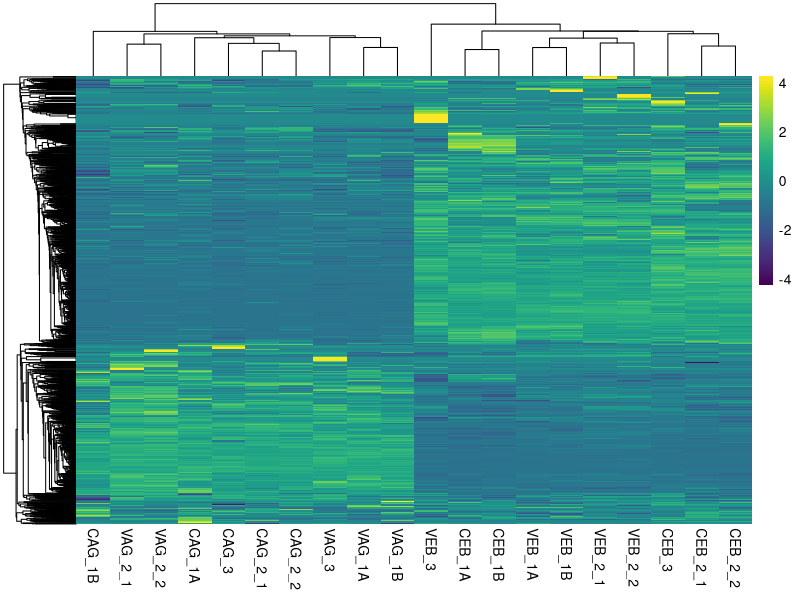

Here is the R script that generated this plot: (Note: this script raises an error after producing the figure.)
# load packages

library(tidyverse)
library(pheatmap)

library(ggrepel)
library(VennDiagram)
library(viridis)

library(edgeR)


RdBu_pal2 <- c(RColorBrewer::brewer.pal(3, "RdBu"))[-2]

# Load DATA -----------------------------------------------------------
MQ.wide <- read.csv("data/MaxQuant_proteingroups.csv")

# list of Sfps and corresponding IDs
dmon_Sfps <- read.csv("data/DmonSfps.csv")

# % Proteins without Dvir ortholog

MQ.wide %>% dplyr::select(FBgn) %>% 
  na.omit() %>% 
  nrow/MQ.wide %>% 
  dplyr::select(PROTEIN) %>% 
  na.omit() %>% nrow * 100


# Subset data - protein must be IDd by 2+ unique peptides
MQ.ion <- MQ.wide %>% 
  select(PROTEIN, FBgn, FBgn_mel, SYMBOL, Sec, Unique.peptides, starts_with("LFQ.intensity.")) %>% 
  filter(Unique.peptides >=2) %>% 
  select(-Unique.peptides)

#remove LFQ.intensity from colnames
colnames(MQ.ion) <- gsub(pattern = "LFQ.intensity.", replacement = "", x = colnames(MQ.ion))


# percent proteins found after filtering
nrow(MQ.ion)/nrow(MQ.wide) * 100


# Number of secretome/Sfps/other proteins
MQ.ion %>% 
  group_by(Sec) %>% summarise(n_distinct(PROTEIN))


# heatmap of all proteins
pheatmap(MQ.ion[, -c(1:5)], 
         scale = "row", # scale by protein
         show_colnames = T, 
         show_rownames = F, 
         color = viridis::viridis(n = 100),
         clustering_distance_cols = "euclidean", 
         clustering_method = "average") 



# Find unique proteins in each tissue/population

long.dat <- MQ.ion %>% 
  reshape2::melt(id.vars = c("PROTEIN", "FBgn", "Sec", "SYMBOL", "FBgn_mel")) %>% 
  filter(value > 0) %>% 
  mutate(pop = factor(substr(variable, 1, 1)), # Population = Colorado or Vancouver
         tissue = factor(substr(variable, 2, 3)), # Tissue = AG accessory gland
         p_t = factor(paste0(pop, tissue)), # Pop + Tissue
         BIO = factor(paste0(pop, str_extract(variable, "[0-9]+"))), # Biological replicate C1:C3 or V1:V3
         TEC = factor(if_else(grepl('_1A|2_1', variable), "A", 
                              if_else(grepl("_1B|2_2", variable), "B", 
                                      "C")))) # Technical replicate


# Table S1 ----------------------------------------------------------------
# n proteins IDd in X/5 replicates
cbind(long.dat %>% 
        filter(tissue == 'AG') %>% 
        count(pop, PROTEIN) %>% 
        count(pop, n) %>% 
        mutate(tissue = 'AG') %>% 
        pivot_wider(names_from = c(pop, tissue), 
                    values_from = nn),
      long.dat %>% 
        filter(tissue == 'EB') %>% 
        count(pop, PROTEIN) %>% 
        count(pop, n) %>% 
        mutate(tissue = 'EB') %>% 
        pivot_wider(names_from = c(pop, tissue), 
                    values_from = nn) %>% 
        select(-n))




# Figure S4 ---------------------------------------------------------------

# Overlap of proteins ID'd with known SFPs

# Proteins unique to each tissue
split.tiss <- split(long.dat$PROTEIN, long.dat$tissue, drop = T)

n_distinct(split.tiss[[1]]) # Accessory gland proteins
n_distinct(split.tiss[[2]]) # Ejacylatory bulb proteins

intersect(split.tiss[[1]], split.tiss[[2]]) %>% length/nrow(MQ.ion) * 100

setdiff(split.tiss[[1]], split.tiss[[2]]) %>% length/ nrow(MQ.ion) * 100
setdiff(split.tiss[[2]], split.tiss[[1]]) %>% length/ nrow(MQ.ion) * 100


# venn.diagram(x = list(split.tiss[[1]],
#                       split.tiss[[2]],
#                       MQ.ion %>% 
#                         filter(Sec == 'Sfp', !duplicated(PROTEIN)) %>% 
#                         pull(PROTEIN)),
#              category.names = c("Accessory gland\nproteome", "Ejaculatory bulb\nproteome", "Sfps"),
#              filename = "figs/raw/Fig_S4a.tiff",
#              compression = "lzw", output = TRUE, imagetype = "tiff",
#              height = 1700, euler.d = TRUE, width = 1700, resolution = 600,
#              lty = 'solid',
#              fill = c('turquoise', 'orange', 'red'),
#              cat.cex = 0.6, cex = .8,
#              cat.pos = c(-150, 150, 0),
#              cat.dist = c(0.05, 0.05, -0.05),
#              fontfamily = "sans", cat.fontface = "bold",
#              cat.default.pos = "outer", cat.fontfamily = "sans")


# Split proteins found in each population
split.pop <- split(long.dat$PROTEIN, long.dat$pop, drop = T)

n_distinct(split.pop[[1]]) # Colorado proteins
n_distinct(split.pop[[2]]) # Vancouver proteins

# percent proteins identified in both populations
intersect(split.pop[[1]], split.pop[[2]]) %>% length/nrow(MQ.ion) * 100

# percent proteins only identified in each population
setdiff(split.pop[[1]], split.pop[[2]]) %>% length/ nrow(MQ.ion) * 100
setdiff(split.pop[[2]], split.pop[[1]]) %>% length/ nrow(MQ.ion) * 100

# venn.diagram(x = list(split.pop[[1]],
#                       split.pop[[2]]),
#              category.names = c("Colorado", "Vancouver"),
#              filename = paste0("figs/raw/Fig_S4b.tiff"),
#              compression = "lzw", output = TRUE , imagetype = "tiff",
#              height = 1700, width = 1700, resolution = 600,
#              lty = 'solid', euler.d = TRUE, fill = RdBu_pal2,
#              cat.cex = .8, cex = .8,
#              fontfamily = "sans", cat.fontface = "bold",
#              cat.default.pos = "outer", cat.fontfamily = "sans",
#              cat.pos = c(-35, 145), cat.dist = c(0.05, 0.05))



# calculate mean abundance for each protein across all replicates/tissues

mn_dat <- data.frame(PROTEIN = MQ.ion$PROTEIN, 
                     mn = rowMeans(MQ.ion %>% 
                                     select(starts_with("C"), starts_with('V')))) %>% 
  mutate(log_mn = log2(mn + 1), # add log2 value
         tissue = factor(
           if_else(PROTEIN %in% unique(split.tiss[[1]]) == TRUE & PROTEIN %in% unique(split.tiss[[2]]) == FALSE, "AG", 
                   if_else(PROTEIN %in% unique(split.tiss[[2]]) == TRUE & PROTEIN %in% unique(split.tiss[[1]]) == FALSE, "EB", 
                           "Shared"))),
         pop.sp = factor(
           if_else(PROTEIN %in% unique(split.pop[[2]]) == FALSE, "Colorado",
                   if_else(PROTEIN %in% unique(split.pop[[1]]) == FALSE, "Vancouver", "Shared"))),
         tissue = relevel(tissue, ref = 'Shared'),
         pop.sp = relevel(pop.sp, ref = 'Shared'))


# log2 ion intensity for proteins shared/unique to tissue
ggplot(mn_dat, aes(x = tissue, y = log_mn, fill = tissue)) +
  geom_boxplot() +
  scale_fill_manual(values = c('grey', 'turquoise', 'orange')) +
  scale_x_discrete(labels = c("Shared", "Accessory glands", "Ejaculatory bulbs")) +
  labs(y = 'log2(mean ion intensity)') +
  theme_bw() +
  theme(legend.position = 'none',
        legend.title = element_blank(),       
        legend.background = element_blank(), 
        legend.spacing.x = unit(0.25, 'cm'),
        axis.title.x = element_blank(),
        strip.text = element_text(face = "bold", size = 15),
        strip.background = element_rect(fill = "grey"),
        plot.title = element_text(hjust = 0.5),
        plot.background = element_rect(colour = NA)) +
  geom_text(data = mn_dat2 %>% 
              group_by(tissue) %>% 
              summarise(N = n()),
            aes(y = 12, label = paste0("n = ", N)), 
            size = 5, colour = "black") 

# stats
mn_dat %>% 
  na.omit() %>% 
  group_by(tissue) %>% 
  summarise(mn_intensity = mean(mn),
            log2_intensity = mean(log_mn)) %>% 
  mutate(fc = mn_intensity[tissue == 'Shared']/mn_intensity,
         lfc = log2_intensity[tissue == 'Shared']/log2_intensity)


# log2 ion intensity for proteins shared/unique to population
ggplot(mn_dat, aes(x = pop.sp, y = log_mn, fill = pop.sp)) +
  geom_boxplot() +
  scale_fill_manual(values = c('grey', RdBu_pal2)) +
  labs(y = 'log2(mean ion intensity)') +
  theme_bw() +
  theme(legend.position = 'none',
        legend.title = element_blank(),       
        legend.background = element_blank(), 
        legend.spacing.x = unit(0.25, 'cm'),
        axis.title.x = element_blank(),
        strip.text = element_text(face = "bold", size = 15),
        strip.background = element_rect(fill = "grey"),
        plot.title = element_text(hjust = 0.5),
        plot.background = element_rect(colour = NA)) +
  geom_text(data = mn_dat2 %>% 
              group_by(pop.sp) %>% 
              summarise(N = n()),
            aes(y = 12, label = paste0("n = ", N)), 
            size = 5, colour = "black") 

# stats
mn_dat %>% 
  na.omit() %>% 
  group_by(pop.sp) %>% 
  summarise(mn_intensity = mean(mn),
            log2_intensity = mean(log_mn)) %>% 
  mutate(fc = mn_intensity[pop.sp == 'Shared']/mn_intensity,
         lfc = log2_intensity[pop.sp == 'Shared']/log2_intensity)


# Figure 1. MDS plot ---------------------------------------------------------------

pr_dat <- as.matrix(MQ.ion[, -c(1:5)])
rownames(pr_dat) <- MQ.ion$PROTEIN

pop <- factor(rep(c("C", "V"), each = 10))

# create DGElist
pr_dat2 <- DGEList(na.omit(pr_dat), group = pop)
dim(pr_dat2)

# run the TMM normalization
pr_dat2 <- calcNormFactors(pr_dat2)

# estiamte common dispersion
pr_dat2 <- estimateDisp(pr_dat2)

mdsObj <- plotMDS(pr_dat2, plot = F, dim.plot = c(1,3))$cmdscale.out
mdsObj <- as.data.frame(as.matrix(mdsObj))
mdsObj$replicate <- rownames(mdsObj)
colnames(mdsObj) = c("dim1", "dim2", "dim3", "replicate")

mdsObj %>% 
  mutate(pop = substr(replicate, 1, 1),
         tissue = substr(replicate, 2, 3)) %>% 
  mutate(pop = gsub("C", "Colorado", x = pop),
         pop = gsub("V", "Vancouver", x = pop),
         tissue = gsub("AG", "AcgP", x = tissue),
         tissue = gsub("EB", "EbP", x = tissue),
         condition = paste(pop, tissue, sep = "_")) %>% 
  ggplot(aes(x = dim1, y = dim2, colour = condition)) +
  geom_point(size = 5, alpha = .7) +
  labs( x = "Dimension 1", y = "Dimension 2") +
  scale_colour_brewer(palette = "RdBu") +
  theme_bw() +
  theme(legend.position = c(0.9, .9), 
        legend.title = element_blank(), 
        legend.text = element_text(size = 12),
        legend.background = element_blank(),
        axis.text = element_text(size = 10), 
        axis.title = element_text(size = 12)) +
  NULL



# Differential abundance analysis between populations -----------------------------------------

# Grouping variables
pop <- factor(rep(c("C", "V"), each = 5))
batch <- factor(c(1, 1, 2, 2, 3, 1, 1, 2, 2, 3))
samp <- factor(paste0(pop, batch))

# model matrix to test differences between populations with replicate (batch) effect
mod1 <- model.matrix(~0 + pop + batch)

# Split data by tissue

# Accessory glands only
MQ.ags <- MQ.ion[, c(1:5, grep(pattern = ".AG_.*", x = colnames(MQ.ion)))]

# keep only proteins found in all 5 replicates
MQ.ags2 <- MQ.ags[apply(MQ.ags[, 6:15]!=0, 1, all), ]

# make matrix for DGE list
AG_dat2 <- as.matrix(MQ.ags2[, -c(1:5)])
rownames(AG_dat2) <- MQ.ags2$PROTEIN

# make DGElist
acgs_dat <- DGEList(AG_dat2, group = pop)
dim(acgs_dat)

# run the TMM normalization
acgs_dat2 <- calcNormFactors(acgs_dat)

# estimate dispersion
acgs_dat2 <- estimateDisp(acgs_dat2)

# transform data for linear modelling
acgs_dat3 <- voom(acgs_dat2, mod1, plot = FALSE)

# Duplicate correlations - see 'https://support.bioconductor.org/p/77093/'
acgs_corfit <- duplicateCorrelation(acgs_dat3, mod1, block = samp)

# fit the linear models
acgs_fit <- lmFit(acgs_dat3, mod1, correlation = acgs_corfit$consensus)

# Make contrasts
acgs_contr <- makeContrasts(popC - popV, levels = colnames(coef(acgs_fit)))
tmp_acgs <- contrasts.fit(acgs_fit, acgs_contr)

# Compute empirical bayes stats
tmp_acgs <- eBayes(tmp_acgs)

# Diagnostic plots
par(mfrow=c(2,2))
# Biological coefficient of variation
plotBCV(acgs_dat2, main = "Dispersion trends")
# mean-variance trend
virginoom = voom(acgs_dat, mod1, plot = TRUE)
# QQ-plot
qqt(tmp_acgs$t,df=tmp_acgs$df.prior+tmp_acgs$df.residual,pch=16,cex=0.2)
abline(0,1)
# log2 transformed and normalize boxplot of counts across samples
boxplot(virginoom$E, xlab="", ylab="Log2 counts per million",las=2,main="Voom transformed logCPM")
abline(h=median(virginoom$E),col="blue")
par(mfrow=c(1,1))


# Results table
acg_results <- topTable(tmp_acgs, sort.by = "P", n = Inf)
acg_results$id <- rownames(acg_results)

acg_results2 <- left_join(acg_results %>% 
                            select(-AveExpr, -t, -P.Value, -B) %>% 
                            mutate(ID = rownames(acg_results)),
                          MQ.ags2 %>% 
                            select(PROTEIN, FBgn, FBgn_mel, Sec, SYMBOL),
                          by = c("ID" = "PROTEIN")) %>% 
  left_join(dmon_Sfps %>% select(PROTEIN, Gene.symbol),
            by = c("ID" = "PROTEIN")) %>%  
  mutate(threshold = factor(if_else(adj.P.Val < 0.05, "SD", "NS")),
         Acp = factor(if_else(is.na(Gene.symbol) == TRUE, "N", "Acp")),
         ID = factor(ID),
         Sec = factor(Sec))

acg_results2$Sec <- as.character(acg_results2$Sec)
acg_results2$Sec[is.na(acg_results2$Sec)] <- "All"

# Volcano plot
acg_results2 %>% 
  ggplot(aes(x = logFC, y = -log10(adj.P.Val), colour = Sec)) +
  geom_point(alpha = .7) +
  scale_colour_manual(values = c("black", "blueviolet", "hotpink")) +
  labs(x = 'logFC', y = expression(-log[10](P))) +
  theme_bw() +
  theme(legend.position = "none",
        legend.title = element_blank(),
        plot.background = element_rect(colour = NA)) +  
  annotate("text", x = 1.9, y = 0, size = 5, hjust = 0.5,
           label = "Colorado", colour = 'grey60') +  
  annotate("text", x = -2.5, y = 0, size = 5, hjust = 0.5,
           label = "Vancouver", colour = 'grey60') +
  geom_label_repel(
    data = acg_results2 %>% filter(threshold == 'SD' & Acp == "Acp"),
    aes(label = Gene.symbol),
    size = 4,
    colour = 'black',
    box.padding = unit(0.35, "lines"),
    point.padding = unit(0.3, "lines")
  )


# heatmap of differentially abundant proteins
daa <- acg_results2 %>% 
  filter(threshold == 'SD') %>% 
  pull(id)

pheatmap(MQ.ags2 %>%
           filter(PROTEIN %in% daa) %>%
           select(-c(1:5)) %>% log2(),
         scale = "row", # scale by protein
         show_colnames = T,
         show_rownames = F,
         color = viridis::viridis(n = 150),
         border_color = NA,
         clustering_distance_cols = "euclidean",
         clustering_method = "average")




# Ejaculatory bulbs only
MQ.ebs <- MQ.ion[, c(1:5, grep(pattern = ".EB_.*", x = colnames(MQ.ion)))]

# keep only those found in all 5 replicates
MQ.ebs2 <- MQ.ebs[apply(MQ.ebs[, 6:15]!=0, 1, all), ]

# Make DGElist
EB_dat <- as.matrix(MQ.ebs2[, -c(1:5)])
rownames(EB_dat) <- MQ.ebs2$PROTEIN

dEB <- DGEList(EB_dat, group = pop)

# run the TMM normalization
dEB1 <- calcNormFactors(dEB)

dEB1 <- estimateDisp(dEB1)

yEB <- voom(dEB1, mod1, plot = FALSE)

corfitEB <- duplicateCorrelation(yEB, mod1, block = samp)

fitEB <- lmFit(yEB, mod1, correlation = corfitEB$consensus)

contrEB <- makeContrasts(popC - popV, levels = colnames(coef(fitEB)))

tmpEB <- contrasts.fit(fitEB, contrEB)

tmpEB <- eBayes(tmpEB)


# Diagnostic plots
par(mfrow=c(2,2))
# Biological coefficient of variation
plotBCV(dEB1, main = "Dispersion trends")
# mean-variance trend
virginoom = voom(dEB, mod1, plot = TRUE)
# QQ-plot
qqt(tmpEB$t,df=tmpEB$df.prior+tmpEB$df.residual,pch=16,cex=0.2)
abline(0,1)
# log2 transformed and normalize boxplot of counts across samples
boxplot(virginoom$E, xlab="", ylab="Log2 counts per million",las=2,main="Voom transformed logCPM")
abline(h=median(virginoom$E),col="blue")
par(mfrow=c(1,1))


# results table
top.tableEB <- topTable(tmpEB, sort.by = "P", n = Inf)
top.tableEB$id <- rownames(top.tableEB)

ddatEB <- left_join(top.tableEB %>% 
                      select(-AveExpr, -t, -P.Value, -B) %>% 
                      mutate(ID = rownames(top.tableEB)),
                    MQ.ebs2 %>% 
                      select(PROTEIN, FBgn, FBgn_mel, Sec),
                    by = c("ID" = "PROTEIN")) %>% 
  left_join(dmon_Sfps %>% select(PROTEIN, Gene.symbol),
            by = c("ID" = "PROTEIN")) %>%  
  mutate(threshold = factor(if_else(adj.P.Val < 0.05, "SD", "NS")),
         Acp = factor(if_else(is.na(Gene.symbol) == TRUE, "N", "Acp")),
         ID = factor(ID),
         Sec = factor(Sec))

ddatEB$Sec <- as.character(ddatEB$Sec)
ddatEB$Sec[is.na(ddatEB$Sec)] <- "All"

# Volcano plot
ddatEB %>% 
  ggplot(aes(x = logFC, y = -log10(adj.P.Val), colour = Sec)) +
  geom_point(alpha = .7) +
  scale_colour_manual(values = c("black", "blueviolet", "hotpink")) +
  labs(x = 'logFC', y = expression(-log[10](P))) +
  theme_bw() +
  theme(legend.position = "none",
        legend.title = element_blank(),
        axis.title.y = element_blank(),
        plot.background = element_rect(colour = NA)) +
  annotate("text", x = 2, y = 7, size = 5, hjust = 1,
           label = "n = 929") +
  annotate("text", x = 2, y = 0, size = 5, hjust = 0.5,
           label = "Colorado", colour = 'grey60') +  
  annotate("text", x = -2.75, y = 0, size = 5, hjust = 0.5,
           label = "Vancouver", colour = 'grey60') +
  geom_label_repel(
    data = ddatEB %>% filter(threshold == 'SD' & Acp == "Acp"),
    aes(label = Gene.symbol),
    size = 4,
    colour = 'black',
    box.padding = unit(0.35, "lines"),
    point.padding = unit(0.3, "lines")
  )


# heatmap for differentially abundant proteins
dae <- ddatEB %>% 
  filter(threshold == 'SD') %>% 
  pull(id)

pheatmap(MQ.ebs2 %>% 
           filter(PROTEIN %in% dae) %>% 
           select(-c(1:5)) %>% 
           log2(), 
         scale = "row", # scale by protein
         show_colnames = T, 
         show_rownames = F, 
         color = viridis::viridis(n = 100),
         border_color = NA,
         clustering_distance_cols = "euclidean", 
         clustering_method = "average") 



# Figure 2. Combined Volcano plots ----------------------------------------

rbind(ddat2 %>% 
        select(logFC, adj.P.Val, ID, Gene.symbol, Sec, threshold) %>% 
        mutate(Tissue = "a) Accessory gland proteome"), 
      ddatEB %>% 
        select(logFC, adj.P.Val, ID, Gene.symbol, Sec, threshold) %>% 
        mutate(Tissue = "b) Ejaculatory bulb proteome")) %>% 
  ggplot(aes(x = logFC, y = -log10(adj.P.Val), colour = Sec)) +
  geom_hline(yintercept = -log10(0.05), lty = 2, colour = 'grey') +
  geom_point(alpha = .7) +
  scale_colour_manual(values = c("black", "blueviolet", "hotpink")) +
  labs(x = 'logFC', y = expression(-log[10](P))) +
  facet_wrap(~ Tissue) +
  theme_bw() +
  theme(legend.position = "none",
        legend.title = element_blank(),
        strip.text = element_text(face = "bold", size = 15),
        plot.background = element_rect(colour = NA)) +
  annotate("text", x = 2, y = 0, size = 5, hjust = 0.5,
           label = "Colorado", colour = 'grey60') +  
  annotate("text", x = -2.75, y = 0, size = 5, hjust = 0.5,
           label = "Vancouver", colour = 'grey60') +
  geom_label_repel(
    data = rbind(ddat2 %>% 
                   select(logFC, adj.P.Val, ID, Gene.symbol, Acp, Sec, threshold) %>% 
                   mutate(Tissue = "a) Accessory gland proteome") %>% 
                   filter(threshold == 'SD' & Acp == "Acp"), 
                 ddatEB %>% 
                   select(logFC, adj.P.Val, ID, Gene.symbol, Acp, Sec, threshold) %>% 
                   mutate(Tissue = "b) Ejaculatory bulb proteome") %>% 
                   filter(threshold == 'SD' & Acp == "Acp")),
    aes(label = Gene.symbol),
    size = 4,
    colour = 'black',
    box.padding = unit(0.35, "lines"),
    point.padding = unit(0.3, "lines")
  )


# Representation of secreted proteins in DA proteins -------

# Accessory gland proteome
table(ddat2$Sec, ddat2$threshold)

chisq.test(table(ddat2$Sec, ddat2$threshold))

# Ejaculatory bulb proteome

table(ddatEB$Sec, ddatEB$threshold)

chisq.test(table(ddatEB$Sec, ddatEB$threshold))


# Figure S5 ---------------------------------------------------------------
rep_dat <- rbind(ddat2 %>% 
                   select(id, Sec, threshold) %>% 
                   mutate(Tissue = "a) Accessory gland proteome"), 
                 ddatEB %>% 
                   select(id, Sec, threshold) %>% 
                   mutate(Tissue = "b) Ejaculatory bulb proteome")) %>% 
  mutate(threshold = fct_relevel(threshold, "SD", "NS")) %>% 
  mutate(Sec = fct_recode(Sec, "Secretome" = "Sec"))

rep_dat %>%
  ggplot(aes(x = Sec, fill = threshold)) +
  geom_bar(position = 'fill') +
  scale_fill_brewer(palette = "Set1", labels = c("Differentially abundant", "Not significant")) +
  facet_wrap(~Tissue) +
  theme_bw() +
  theme(legend.position = 'top',
        legend.title = element_blank(),
        legend.text = element_text(size = 15),
        axis.text.x = element_text(size = 15),
        axis.title.x = element_blank(),
        axis.title.y = element_blank(),
        strip.text = element_text(face = "bold", size = 15),
        strip.background = element_rect(fill = "grey"),
        plot.background = element_rect(colour = NA)) +
  geom_text(data = rep_dat %>% 
              group_by(Tissue, Sec) %>% 
              summarise(N = n()) %>% 
              mutate(threshold = 'NS'),
            aes(y = -0.05, label = paste0("N = ", N)),
            size = 5)


# Figure S6 concordant log2fold change between populations ----------------------------

concord_dat <- inner_join(top.table,
                          top.tableEB,
                          by = 'id') %>% 
  mutate(sig.x = if_else(adj.P.Val.x < 0.05, "sig", "ns"),
         sig.y = if_else(adj.P.Val.y < 0.05, "sig", "ns"),
         s.x = sign(logFC.x),
         s.y = sign(logFC.y),
         concord = if_else(s.y == s.x, "same", "diff"),
         direction = if_else(sig.x == 'sig' & sig.y == 'sig' & concord == 'same' & logFC.y > 0, 'up.col', 
                             if_else(sig.x == 'sig' & sig.y == 'sig' & concord == 'same' & logFC.y < 0, 'up.van',
                                     if_else(sig.x == 'sig' & sig.y == 'sig' & concord == 'diff', 'discord',
                                             'ns')))) %>% 
  rename(lfc_ag = logFC.x,
         lfc_eb = logFC.y)

concord_dat %>% 
  ggplot(aes(x = lfc_ag, y = lfc_eb, colour = direction)) +
  geom_hline(yintercept = 0, lty = 2, colour = 'grey') +
  geom_vline(xintercept = 0, lty = 2, colour = 'grey') +
  geom_point(alpha = .5, size = 3) +
  scale_colour_manual(values = c('black', 'grey', RdBu_pal2[1], RdBu_pal2[2])) +
  labs(x= "Accessory gland proteome logFC", y = "Ejaculatory bulb proteome logFC") +
  theme_bw() +
  theme(legend.position = 'none') +
  annotate("text", x = 1.7, y = 2, size = 5, hjust = 1, colour = 'grey60',
           label = "Up Colorado") +
  annotate("text", x = -0.4, y = -2.5, size = 5, hjust = 1, colour = 'grey60',
           label = "Up Vancouver")



# Differential abundance analysis between tissues -----------------------------------------

# Grouping variables
tissue <- factor(rep(c("AG", "EB"), each = 5))
batch <- factor(c(1, 1, 2, 2, 3, 1, 1, 2, 2, 3))
sampleID <- factor(paste0(tissue, batch))

# model 
mod2 <- model.matrix(~0 + tissue + batch)

# subset data by population

# Colorado 
MQ.Col <- MQ.ion[, c(1:5, grep(pattern = "C.*", x = colnames(MQ.ion)))] 

# keep only those found in all 5 replicates
MQ.Col2 <- MQ.Col[apply(MQ.Col[, 6:15]!=0, 1, all), ]

# Make DGElist
Col_dat <- as.matrix(MQ.Col2[, -c(1:5)])
rownames(Col_dat) <- MQ.Col2$PROTEIN

dCol <- DGEList(Col_dat, group = tissue)
dim(dCol)

# run the TMM normalization
dCol1 <- calcNormFactors(dCol)

dCol1 <- estimateDisp(dCol1)

yCol <- voom(dCol1, mod2, plot = FALSE)

corfitCol <- duplicateCorrelation(yCol, mod2, block = sampleID)

fitCol <- lmFit(yCol, mod2, correlation = corfitCol$consensus)

contrCol <- makeContrasts(tissueAG - tissueEB, levels = colnames(coef(fitCol)))

tmpCol <- contrasts.fit(fitCol, contrCol)
tmpCol <- eBayes(tmpCol)

# Diagnostic plots
par(mfrow=c(2,2))
# Biological coefficient of variation
plotBCV(dCol1, main = "Dispersion trends")
# mean-variance trend
virginoom = voom(dCol, mod2, plot = TRUE)
# QQ-plot
qqt(tmpCol$t,df=tmpCol$df.prior+tmpCol$df.residual,pch=16,cex=0.2)
abline(0,1)
# log2 transformed and normalize boxplot of counts across samples
boxplot(virginoom$E, xlab="", ylab="Log2 counts per million",las=2,main="Voom transformed logCPM")
abline(h=median(virginoom$E),col="blue")
par(mfrow=c(1,1))


# Results table
top.tableCol <- topTable(tmpCol, sort.by = "P", n = Inf)
top.tableCol$id <- rownames(top.tableCol)

ddatCOL <- left_join(top.tableCol %>% 
                       select(-AveExpr, -t, -P.Value, -B),
                     MQ.Col %>% 
                       select(PROTEIN, FBgn, FBgn_mel, Sec, SYMBOL),
                     by = c("id" = "PROTEIN")) %>% 
  left_join(dmon_Sfps %>% select(PROTEIN, Gene.symbol),
            by = c("id" = "PROTEIN")) %>%  
  mutate(threshold = factor(if_else(adj.P.Val < 0.05, "SD", "NS")),
         Acp = factor(if_else(is.na(Gene.symbol) == TRUE, "N", "Acp")),
         id = factor(id),
         Sec = factor(Sec))

ddatCOL$Sec[is.na(ddatCOL$Sec)] <- "NS"


# Volcano plot
ddatCOL %>% 
  ggplot(aes(x = logFC, y = -log10(adj.P.Val), colour = Sec)) +
  geom_hline(yintercept = -log10(0.05), lty = 2, colour = 'grey') +
  geom_point(alpha = .5) +
  labs(x = 'logFC', y = expression(-log[10](p-value))) +
  theme_bw() +
  theme(legend.title = element_blank(),
        plot.background = element_rect(colour = NA)) +
  scale_shape_manual(values = c(1, 16)) +
  geom_text_repel(
    data = ddatCOL %>% filter(threshold == 'SD' & Acp == "Acp"),
    aes(label = Gene.symbol),
    size = 3,
    box.padding = unit(0.35, "lines"),
    point.padding = unit(0.3, "lines"),
    colour = 'blue'
  )



# Vancouver
MQ.Van <- MQ.ion[, c(1:5, grep(pattern = "V.*", x = colnames(MQ.ion)))] # look at how the tech reps compare

# keep only those found in all 5 replicates
MQ.Van2 <- MQ.Van[apply(MQ.Van[, 6:15]!=0, 1, all), ]

# Make DGElist
Van_dat <- as.matrix(MQ.Van2[, -c(1:5)])
rownames(Van_dat) <- MQ.Van2$PROTEIN

dVan <- DGEList(Van_dat, group = tissue)
dim(dVan)

# run the TMM normalization
dVan1 <- calcNormFactors(dVan)
dVan1 <- estimateDisp(dVan1)

yVan <- voom(dVan1, mod2, plot = FALSE)

corfitVan <- duplicateCorrelation(yVan, mod2, block = sampleID)

fitVan <- lmFit(yVan, mod2, correlation = corfitVan$consensus)

contrVan <- makeContrasts(tissueAG - tissueEB, levels = colnames(coef(fitVan)))

tmpVan <- contrasts.fit(fitVan, contrVan)
tmpVan <- eBayes(tmpVan)

# Diagnostic plots
par(mfrow=c(2,2))
# Biological coefficient of variation
plotBCV(dVan1, main = "Dispersion trends")
# mean-variance trend
virginoom = voom(dVan, mod2, plot = TRUE)
# QQ-plot
qqt(tmpVan$t,df=tmpVan$df.prior+tmpVan$df.residual,pch=16,cex=0.2)
abline(0,1)
# log2 transformed and normalize boxplot of counts across samples
boxplot(virginoom$E, xlab="", ylab="Log2 counts per million",las=2,main="Voom transformed logCPM")
abline(h=median(virginoom$E),col="blue")
par(mfrow=c(1,1))


# Results table
top.tableVan <- topTable(tmpVan, sort.by = "P", n = Inf)
top.tableVan$id <- rownames(top.tableVan)

ddatVan <- left_join(top.tableVan %>% 
                       select(-AveExpr, -t, -P.Value, -B),
                     MQ.Col %>% 
                       select(PROTEIN, FBgn, FBgn_mel, Sec, SYMBOL),
                     by = c("id" = "PROTEIN")) %>% 
  left_join(dmon_Sfps %>% select(PROTEIN, Gene.symbol),
            by = c("id" = "PROTEIN")) %>%  
  mutate(threshold = factor(if_else(adj.P.Val < 0.05, "SD", "NS")),
         Acp = factor(if_else(is.na(Gene.symbol) == TRUE, "N", "Acp")),
         id = factor(id),
         Sec = factor(Sec))

ddatVan$Sec[is.na(ddatVan$Sec)] <- "NS"


# Volcano plot
ddatVan %>% 
  ggplot(aes(x = logFC, y = -log10(adj.P.Val), colour = Acp)) +
  geom_hline(yintercept = -log10(0.05), lty = 2, colour = 'grey') +
  geom_point(alpha = .5) +
  scale_color_manual(values = c("black", "blue")) +
  labs(x = 'logFC', y = expression(-log[10](p-value))) +
  ggtitle("Vacouver: AGs vs. EBs") + 
  theme_bw() +
  theme(legend.position = "none",
        legend.title = element_blank(),
        plot.background = element_rect(colour = NA)) +
  scale_shape_manual(values = c(1, 16)) +
  geom_text_repel(
    data = ddatVan %>% filter(threshold == 'SD' & Acp == "Acp"),
    aes(label = Gene.symbol),
    size = 3,
    box.padding = unit(0.35, "lines"),
    point.padding = unit(0.3, "lines"),
    colour = 'blue'
  )



# Overlap of differentially abundant proteins between tissues in each population
# venn.diagram(x = list(top.tableCol$id, top.tableVan$id),
#              category.names = c("Colorado", "Vancouver"),
#              filename = "figs/raw/Fig_3_inset.tiff",
#              compression = "lzw", output = TRUE , imagetype = "tiff",
#              height = 1700, width = 1700, resolution = 600,
#              lty = 'solid', euler.d = TRUE, fill = RdBu_pal2,
#              cat.cex = .8, cex = .8,
#              fontfamily = "sans", cat.fontface = "bold",
#              cat.default.pos = "outer", cat.fontfamily = "sans",
#              cat.pos = c(-35, 145), cat.dist = c(0.05, 0.05))



# rank correlation of DA proteins in each tissue shared between pops

t_dat <- inner_join(top.tableCol %>% 
                      select(logFC, adj.P.Val, id) %>% 
                      mutate(pop = "Col",
                             s = sign(logFC)), 
                    top.tableVan %>% 
                      select(logFC, adj.P.Val, id) %>% 
                      mutate(pop = "Van",
                             s = sign(logFC)),
                    by = 'id') %>% 
  mutate(concord = if_else(s.y == s.x, "same", "diff"),
         up_in = if_else(s.x > 0, "Ag", "Eb"),
         sig = if_else(adj.P.Val.x < 0.05 & adj.P.Val.y < 0.05, "sig", "not")) %>% 
  rename(Col_logFC = logFC.x,
         Van_logFC = logFC.y) 

# Numbers of proteins in each category
t_dat %>% 
  group_by(up_in, sig, concord) %>% 
  summarise(N = n())

# Correlation of log2foldchange in abundance between populations
cor.test(t_dat$Col_logFC, t_dat$Van_logFC, method = 's')

# Figure 3a
t_dat %>% 
  ggplot(aes(x = Col_logFC, y = Van_logFC)) +
  geom_hline(yintercept = 0, lty = 2, colour = 'grey') +
  geom_vline(xintercept = 0, lty = 2, colour = 'grey') +
  geom_abline(slope = 1, lty = 2) + 
  geom_point(data = t_dat %>% filter(sig == 'not'), colour = 'grey', size = 3, alpha = .5) +
  geom_point(data = t_dat %>% filter(sig == 'sig', concord != 'same'), colour = 'black', size = 3, alpha = .5) +
  geom_point(data = t_dat %>% filter(sig == 'sig', concord == 'same'), aes(fill = up_in), size = 3, pch = 21) +
  scale_colour_manual(values = c('grey', 'black')) +
  scale_fill_manual(values = c('turquoise', 'orange')) +
  labs(x = "Colorado logFC", y = "Vancouver logFC") +
  theme_bw() +
  theme(legend.position = 'none',
        legend.text = element_text(size = 20),
        legend.key.height = unit(3, "line"),
        legend.title = element_blank(),
        legend.background = element_blank(),
        axis.title = element_text(size = 20)) +
  NULL


# Venn for figure 3b.
ag_bias <- t_dat %>% 
  filter(up_in == 'Ag', sig == 'sig', concord == 'same')

eb_bias <- t_dat %>% 
  filter(up_in == 'Eb', sig == 'sig', concord == 'same')

the_rest <- t_dat %>% 
  filter(id %in% c(ag_bias$id, eb_bias$id) == FALSE)

# venn.diagram(x = list(c(ag_bias$id, the_rest$id),
#                       c(eb_bias$id, the_rest$id)),
#              category.names = c("", ""),
#              filename = "figs/raw/Fig_3b_inset.tiff",
#              compression = "lzw", output = FALSE, imagetype = "tiff",
#              height = 1700, euler.d = TRUE, scaled = TRUE, width = 1700, resolution = 600,
#              lty = 'solid',
#              fill = c('turquoise', 'orange'),
#              cex = 1, cat.cex = 0.6,
#              cat.pos = c(-150, 25), cat.dist = c(0.05, 0.05),
#              fontfamily = "sans", cat.fontface = "bold",
#              cat.default.pos = "outer", cat.fontfamily = "sans")


# Evolutionary rates analysis ---------------------------------------------

omega_vals <- read.csv("data/omega_data.csv")

# omega for all proteins we identified by LC-MS/MS
omega_vals %>% 
  filter(PROTEIN %in% MQ.ion$PROTEIN == TRUE) %>% 
  ggplot(aes(x = dN.dS)) +
  geom_histogram()


# IDs for assigning proteins for evolutionary rates analysis
up_in_AG <- t_dat %>% filter(up_in == 'Ag', sig == 'sig', concord == 'same') %>% pull(id)
up_in_EB <- t_dat %>% filter(up_in == 'Eb', sig == 'sig', concord == 'same') %>% pull(id)


omega_dat <- omega_vals %>% 
  filter(PROTEIN %in% MQ.ion$PROTEIN == TRUE) %>% 
  mutate(Tissue = factor(if_else(PROTEIN %in% MQ.ion$PROTEIN[MQ.ion$Sec == 'Sfp'] == TRUE, "Sfps", 
                                 if_else(PROTEIN %in% MQ.ion$PROTEIN[MQ.ion$Sec == 'Sec'] == TRUE, "Secretome",
                                         if_else(PROTEIN %in% up_in_AG == TRUE, "Acc. gland proteome",
                                                 if_else(PROTEIN %in% up_in_EB == TRUE, "Ejac. bulb proteome",
                                                         "Background")))))) %>% na.omit()


omega_dat$Tissue <- ordered(omega_dat$Tissue,
                            levels = c("Background", "Acc. gland proteome", 
                                       "Ejac. bulb proteome", "Secretome", 
                                       "Sfps"))

# Figure 4.
omega_dat %>% 
  group_by(Tissue) %>% 
  summarise(mn_w = mean(dN.dS),
            se_w = sd(dN.dS)/sqrt(n()),
            N = n()) %>% 
  ggplot(aes(x = Tissue, y = mn_w, fill = Tissue)) + 
  geom_errorbar(aes(ymin = mn_w - se_w, ymax = mn_w + se_w), width = .1) + 
  geom_point(pch = 21, size = 5) +
  scale_fill_manual(values = c('grey', 'turquoise', 'orange', 'blueviolet', 'hotpink')) +
  labs(y = expression(omega)) +
  theme_bw() +
  theme(legend.position = "none",
        axis.title.x = element_blank(),
        axis.text.x = element_text(size = 15, colour = 'black', angle = 30, hjust = 1),
        axis.title.y = element_text(size = 30),
        strip.text = element_text(face = "bold", size = 25),
        strip.background = element_rect(fill = "grey"),
        plot.background = element_rect(colour = NA)) + 
  geom_text(aes(y = 0.03, label = paste0("n = ", N)), 
            size = 5, colour = "black") +
  NULL

# Figure S7
omega_dat %>% 
  dplyr::select(PROTEIN, Tissue, dN, dS) %>% 
  reshape2::melt() %>% 
  ggplot(aes(x = Tissue, y = value, colour = Tissue)) + 
  geom_boxplot() + 
  scale_colour_manual(values = c('grey', 'turquoise', 'orange', 'blueviolet', 'hotpink')) +
  facet_wrap(~variable, scales = 'free_y') +
  theme_bw() +
  theme(legend.position = "none",
        axis.title.x = element_blank(),
        axis.text.x = element_text(size = 15, colour = 'black', angle = 30, hjust = 1),
        axis.title.y = element_blank(),
        strip.text = element_text(face = "bold", size = 25),
        strip.background = element_rect(fill = "grey"),
        plot.background = element_rect(colour = NA)) + 
  NULL

# Kruskal-Wallis test
kruskal.test(dN.dS ~ as.factor(Tissue), data = omega_dat)

# Wilcoxon rank sum test
pairwise.wilcox.test(omega_dat$dN.dS, omega_dat$Tissue,
                     p.adjust.method = "BH")
